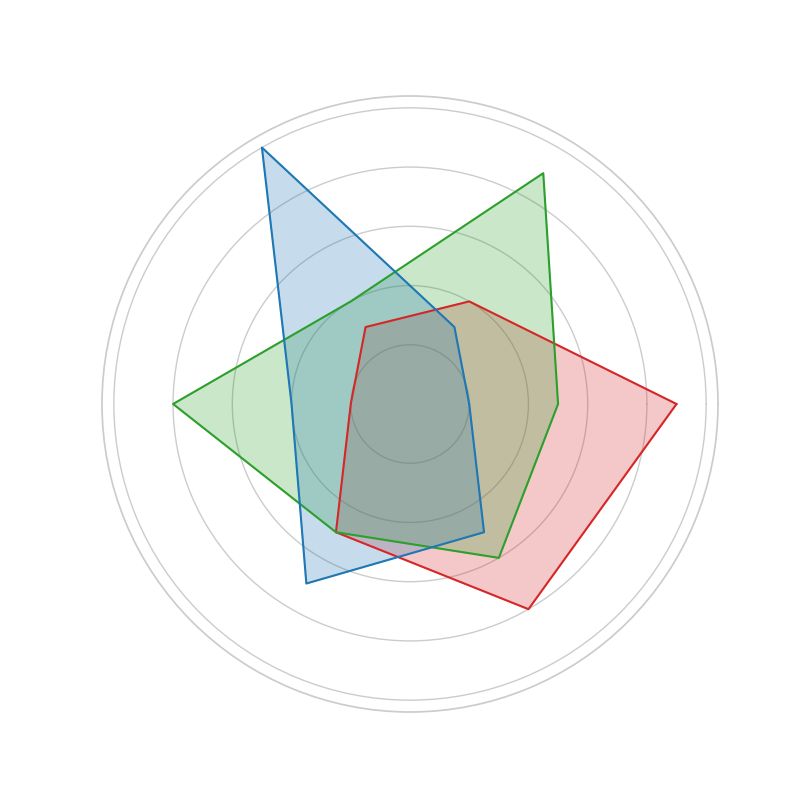

Here is the Python script that generated this plot:
import matplotlib.pyplot as plt
import numpy as np

num_skills = 6

knight_skills = [9, 4, 3, 2, 5, 8]
archer_skills = [5, 9, 4, 8, 5, 6]
mage_skills = [2, 3, 10, 4, 7, 5]

# Calculate angles for each skill
angles = np.linspace(0, 2 * np.pi, num_skills, endpoint=False).tolist()

# Complete the loop for the radar chart
knight_skills += knight_skills[:1]
archer_skills += archer_skills[:1]
mage_skills += mage_skills[:1]
angles += angles[:1]

fig, ax = plt.subplots(figsize=(8, 8), subplot_kw=dict(polar=True))

# Fill and plot for knight
ax.fill(angles, knight_skills, color='tab:red', alpha=0.25)
ax.plot(angles, knight_skills, color='tab:red', linewidth=1.5)

# Fill and plot for archer
ax.fill(angles, archer_skills, color='tab:green', alpha=0.25)
ax.plot(angles, archer_skills, color='tab:green', linewidth=1.5)

# Fill and plot for mage
ax.fill(angles, mage_skills, color='tab:blue', alpha=0.25)
ax.plot(angles, mage_skills, color='tab:blue', linewidth=1.5)

# Remove y-ticks and x-ticks
ax.set_yticklabels([])
ax.set_xticks([])

plt.show()
